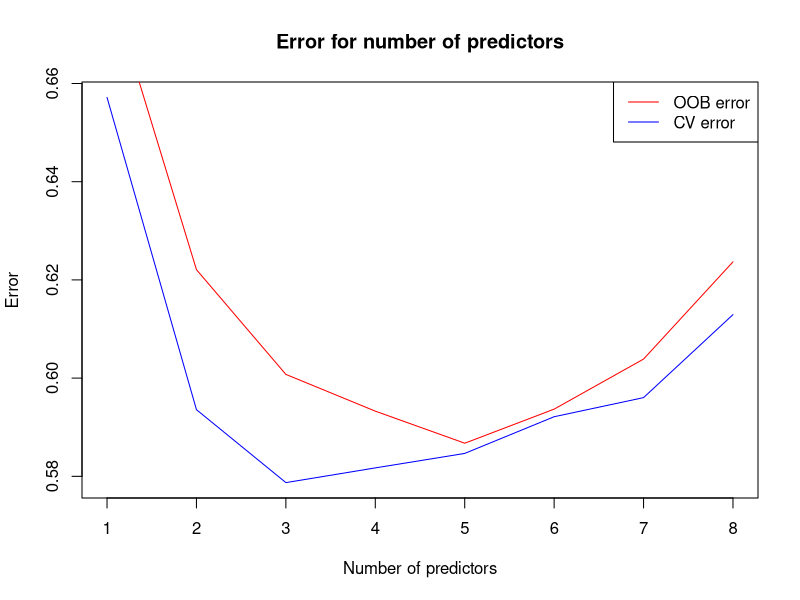
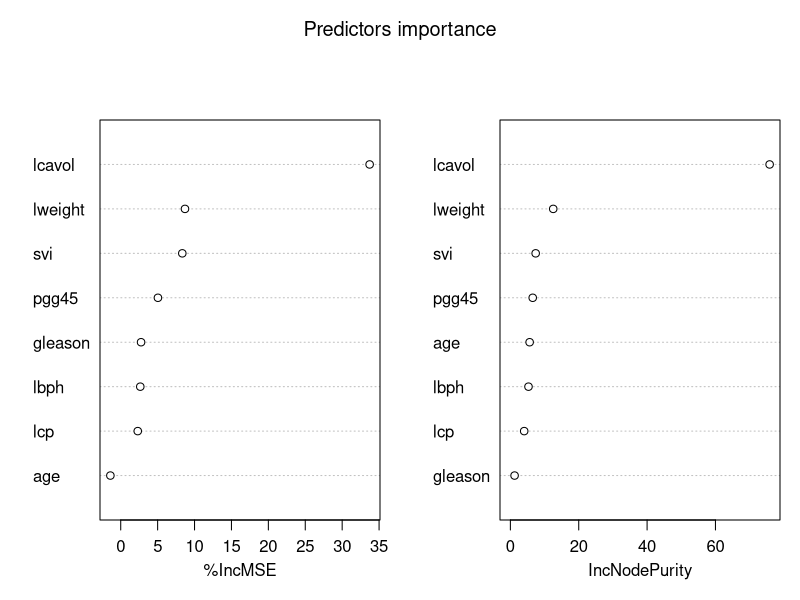

Source code (R) for these figures, in order:
prostate <- read.csv("./prostate.csv") # import dataset

library(randomForest) # load library

set.seed(120) # set seed for reproducibility

# prepare a matrix with nvar rows and 2 columns
# fill the first column with the average cross-validation error corresponding to each choice of m
nvar <- 8 # number of explanatory variables
k <- 10 # folds
n <- nrow(prostate)
folds <- sample(rep(1:k, length=n))
tmp <- matrix(NA, nrow=k, ncol=nvar, dimnames=list(NULL, paste(1:nvar)))
matr <- matrix(NA, nrow=nvar, ncol=2, dimnames=list(NULL, paste(1:2)))

for(i in 1:10) {
  train_fold <- prostate[folds != i, ]
  test_fold <- prostate[folds == i, ]
  for (m in 1:nvar){
    rf.prostate <- randomForest(lpsa ~ ., data=train_fold, mtry=m, importance=TRUE)
    pred <- predict(rf.prostate, newdata=test_fold)
    tmp[i, m] <- mean((test_fold$lpsa - pred)^2)
  }
}

for(i in 1:nvar) {
  matr[i, 1] <- mean(tmp[ , i])
}

matr # visualize the average cross-validation error for each choice of m

# compute out-of-bag error compared to the actual level of PSA for each value of m
# encode the results on the second column of the matrix previously created
n_pred <- ncol(prostate) - 1
for(m in 1:nvar) {
  bag.prostate <- randomForest(lpsa ~ ., data=prostate, mtry=m, importance = TRUE)
  #out-of-bag error
  matr[m, 2] <- (mean((prostate$lpsa - bag.prostate$predicted)^2))
}

matr # visualize matrix

# visualize the errors
plot(matr[,1], type = 'l', col='blue', xlab = 'Number of predictors', ylab = 'Error') # CV error
lines(matr[,2], col='red') # OOB error
legend(x = "topright",         # insert legend 
       legend = c("OOB error", "CV error"), 
       lty = 1,           
       col = c('red', 'blue'))  
title(main = 'Error for number of predictors')

# The two measures differ because the OOB error is evaluated on ensembles that have collectively seen more data. 
# However, since the OOB error ensembles are trained on overlapping training sets, the variance of the estimate can be larger.
# Neither estimator is by default better than the other, 
# but we should note that the OOB error presents computational advantages compared to the CV error

importance(rf.prostate) # view the importance of each variable in reducing the MSE and increasing node purity
varImpPlot(rf.prostate, main = 'Predictors importance') # plot results
